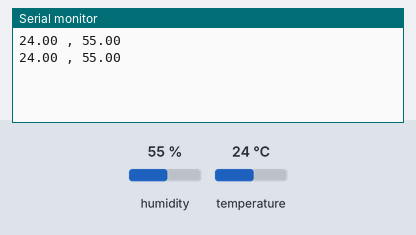
The sketch below on a simulated Arduino Uno, built with avr-gcc and run on an emulated ATmega328P. Shown: the last lines printed to the serial monitor. The test bench sets the inputs (shaded band); at power-on: humidity 55 %, temperature 24 °C.

Above: at 3.8 s.
3.9 s: humidity set to 22 %
At 7.2 s:
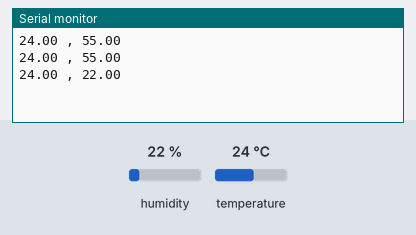
7.8 s: temperature set to 12 °C
At 9.7 s:
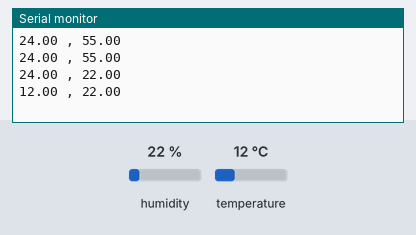
11.7 s: humidity set to 40 %
At 13.4 s:
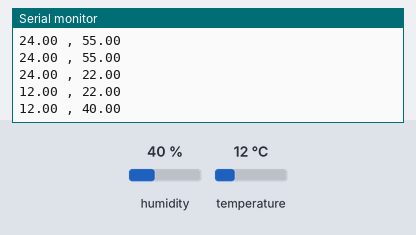
Timing chart, 0 to 14.9 s (numbered marks = the images above; inputs shaded):
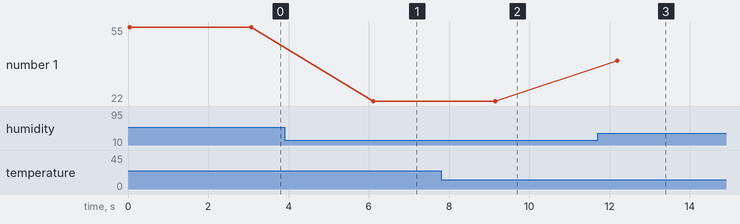

Measured:
- after the input at 3.9 s, the serial monitor: prints a new line after 2.2 s (image 1)
- after the input at 7.8 s, the serial monitor: prints a new line after 1.3 s (image 2)
- after the input at 11.7 s, the serial monitor: prints a new line after 0.49 s (image 3)
- plotted number 1: 55 → 22 after the input at 3.9 s, 22 → 40 after the input at 11.7 s

The sketch:

BT_DHT11.ino
```cpp
/*
 * 本範例使用 FLAG1613A 來量測溫溼度值，              © 華夏科大電子系 吳宗憲
 * 並將量測結果透過藍牙傳送至手機APP觀察。
 * 工作電壓：DC5V
 * FLAG1613A Temperature腳位<------->Arduino A1
 * FLAG1613A Humidity腳位<---------->Arduino A0
 * 藍牙的TX腳位請連結<------>Arduino 的D10腳位
 * 藍牙的RX腳位請連結<------>Arduino 的D11腳位
 */
#include <dht11.h>
#include <SoftwareSerial.h>
#define DHT11PIN 5  //溫度感測器 DHT-11 連接D5

const int Txpin=11;
const int Rxpin=10;

dht11 DHT11;
SoftwareSerial BT = SoftwareSerial(Rxpin,Txpin);

void setup() {
  BT.begin(9600);
  Serial.begin(9600);
}

void loop() {
  char humidityData[10] = {};
  char tempData[10] = {};

  DHT11Processing(humidityData,tempData);
  sendDATA(tempData,humidityData);

  delay(3000); // 每3秒更新一次
}
void sendDATA(String T,String H) {
  String cmd;

  cmd = T+" , "+H;
  //cmd = "Temperature = "+T+" , "+"Humidity = "+H;
  BT.print(cmd);
  Serial.println(cmd);
}

void DHT11Processing(char HD[], char TD[]){
  int chk = DHT11.read(DHT11PIN);

  if (chk == 0) {
    dtostrf((float)DHT11.humidity,5,2,HD);
    dtostrf((float)DHT11.temperature,5,2,TD);
  }// end if
  else {
    Serial.println("DHT11 Error");
  }
}
```
